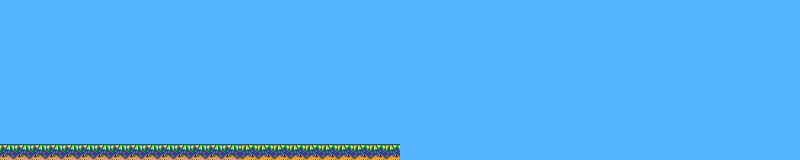

Rendered tile map (Tiled .tmx) drawn with the repository's tilesets; below, a short description and the full map source, tile grids included:
An orthogonal 50x10 tile map with 16x16 px tiles, 2 tile layers (Tile Layer 1, Tile Layer 2) and 1 object.

<map version="1.0" orientation="orthogonal" renderorder="right-down" width="50" height="10" tilewidth="16" tileheight="16" nextobjectid="2">
 <tileset firstgid="1" name="generic_platformer_tiles" tilewidth="16" tileheight="16" tilecount="3072" columns="64">
  <image source="generic_platformer_tiles.png" width="1024" height="768" />
 </tileset>
 <layer name="Tile Layer 1" width="50" height="10">
  <data encoding="csv">
200,200,200,200,200,200,200,200,200,200,200,200,200,200,200,200,200,200,200,200,200,200,200,200,200,200,200,200,200,200,200,200,200,200,200,200,200,200,200,200,200,200,200,200,200,200,200,200,200,200,
200,200,200,200,200,200,200,200,200,200,200,200,200,200,200,200,200,200,200,200,200,200,200,200,200,200,200,200,200,200,200,200,200,200,200,200,200,200,200,200,200,200,200,200,200,200,200,200,200,200,
200,200,200,200,200,200,200,200,200,200,200,200,200,200,200,200,200,200,200,200,200,200,200,200,200,200,200,200,200,200,200,200,200,200,200,200,200,200,200,200,200,200,200,200,200,200,200,200,200,200,
200,200,200,200,200,200,200,200,200,200,200,200,200,200,200,200,200,200,200,200,200,200,200,200,200,200,200,200,200,200,200,200,200,200,200,200,200,200,200,200,200,200,200,200,200,200,200,200,200,200,
200,200,200,200,200,200,200,200,200,200,200,200,200,200,200,200,200,200,200,200,200,200,200,200,200,200,200,200,200,200,200,200,200,200,200,200,200,200,200,200,200,200,200,200,200,200,200,200,200,200,
200,200,200,200,200,200,200,200,200,200,200,200,200,200,200,200,200,200,200,200,200,200,200,200,200,200,200,200,200,200,200,200,200,200,200,200,200,200,200,200,200,200,200,200,200,200,200,200,200,200,
200,200,200,200,200,200,200,200,200,200,200,200,200,200,200,200,200,200,200,200,200,200,200,200,200,200,200,200,200,200,200,200,200,200,200,200,200,200,200,200,200,200,200,200,200,200,200,200,200,200,
200,200,200,200,200,200,200,200,200,200,200,200,200,200,200,200,200,200,200,200,200,200,200,200,200,200,200,200,200,200,200,200,200,200,200,200,200,200,200,200,200,200,200,200,200,200,200,200,200,200,
200,200,200,200,200,200,200,200,200,200,200,200,200,200,200,200,200,200,200,200,200,200,200,200,200,200,200,200,200,200,200,200,200,200,200,200,200,200,200,200,200,200,200,200,200,200,200,200,200,200,
397,397,397,397,397,397,397,397,397,397,397,397,397,397,397,396,396,396,396,396,396,396,396,396,396,200,200,200,200,200,200,200,200,200,200,200,200,200,200,200,200,200,200,200,200,200,200,200,200,200
</data>
 </layer>
 <layer name="Tile Layer 2" width="50" height="10">
  <data encoding="csv">
0,0,0,0,0,0,0,0,0,0,0,0,0,0,0,0,0,0,0,0,0,0,0,0,0,0,0,0,0,0,0,0,0,0,0,0,0,0,0,0,0,0,0,0,0,0,0,0,0,0,
0,0,0,0,0,0,0,0,0,0,0,0,0,0,0,0,0,0,0,0,0,0,0,0,0,0,0,0,0,0,0,0,0,0,0,0,0,0,0,0,0,0,0,0,0,0,0,0,0,0,
0,0,0,0,0,0,0,0,0,0,0,0,0,0,0,0,0,0,0,0,0,0,0,0,0,0,0,0,0,0,0,0,0,0,0,0,0,0,0,0,0,0,0,0,0,0,0,0,0,0,
0,0,0,0,0,0,0,0,0,0,0,0,0,0,0,0,0,0,0,0,0,0,0,0,0,0,0,0,0,0,0,0,0,0,0,0,0,0,0,0,0,0,0,0,0,0,0,0,0,0,
0,0,0,0,0,0,0,0,0,0,0,0,0,0,0,0,0,0,0,0,0,0,0,0,0,0,0,0,0,0,0,0,0,0,0,0,0,0,0,0,0,0,0,0,0,0,0,0,0,0,
0,0,0,0,0,0,0,0,0,0,0,0,0,0,0,0,0,0,0,0,0,0,0,0,0,0,0,0,0,0,0,0,0,0,0,0,0,0,0,0,0,0,0,0,0,0,0,0,0,0,
0,0,0,0,0,0,0,0,0,0,0,0,0,0,0,0,0,0,0,0,0,0,0,0,0,0,0,0,0,0,0,0,0,0,0,0,0,0,0,0,0,0,0,0,0,0,0,0,0,0,
0,0,0,0,0,0,0,0,0,0,0,0,0,0,0,0,0,0,0,0,0,0,0,0,0,0,0,0,0,0,0,0,0,0,0,0,0,0,0,0,0,0,0,0,0,0,0,0,0,0,
0,0,0,0,0,0,0,0,0,0,0,0,0,0,0,0,0,0,0,0,0,0,0,0,0,0,0,0,0,0,0,0,0,0,0,0,0,0,0,0,0,0,0,0,0,0,0,0,0,0,
0,0,0,0,0,0,0,0,0,0,0,0,0,0,0,0,0,0,0,0,0,0,0,0,0,0,0,0,0,0,0,0,0,0,0,0,0,0,0,0,0,0,0,0,0,0,0,0,0,0
</data>
 </layer>
 <objectgroup name="ground">
  <object id="1" x="-1" y="151" width="233" height="8" />
 </objectgroup>
</map>
